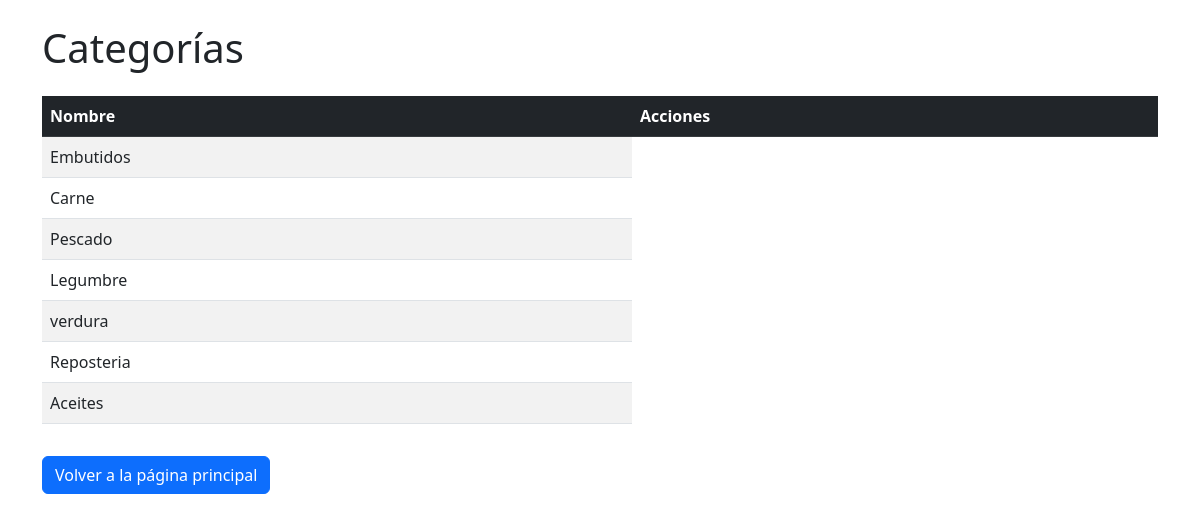
Screenshot of /categorias with the database file from the repository.
### recetasapp/models.py (models this page shows, shortened)
class CategoriaIngrediente(models.Model):
    nombre = models.CharField(max_length=50)

### recetasapp/views.py (the view)
# urls.py: path('categorias', views.categoria_lista, name='categoria_lista'),
def categoria_lista(request):
    categorias = CategoriaIngrediente.objects.all()
    contexto = {'categorias':categorias}
    return render(request, 'recetasapp/categoria_lista.html', contexto)

### recetasapp/templates/recetasapp/categoria_lista.html
{% extends 'recetasapp/base.html' %}
{% block content %}
<div class="container mt-4">
    <h1 class="mb-4">Categorías</h1>
    <div class="table-responsive">
        <table class="table table-striped table-hover align-middle">
            <thead class="table-dark">
                <tr>
                    <th>Nombre</th>
                    <th>Acciones</th>
                </tr>
            </thead>
            <tbody>
                {% for categoria in categorias %}
                    <tr>
                        <td>{{ categoria.nombre }}</td>
                    </tr>
                {% empty %}
                    <tr>
                        <td colspan="2" class="text-center">No hay categorías aún</td>
                    </tr>
                {% endfor %}
            </tbody>
        </table>
    <div class="mt-3">
        <a href="{% url 'inicio' %}" class="btn btn-primary mt-3">
        Volver a la página principal
        </a>
    </div>
    </div>
</div>
{% endblock %}

### rows the page displays
CategoriaIngrediente: nombre "Embutidos"
CategoriaIngrediente: nombre "Carne"
CategoriaIngrediente: nombre "Pescado"
CategoriaIngrediente: nombre "Legumbre"
CategoriaIngrediente: nombre "verdura"
CategoriaIngrediente: nombre "Reposteria"
CategoriaIngrediente: nombre "Aceites"
